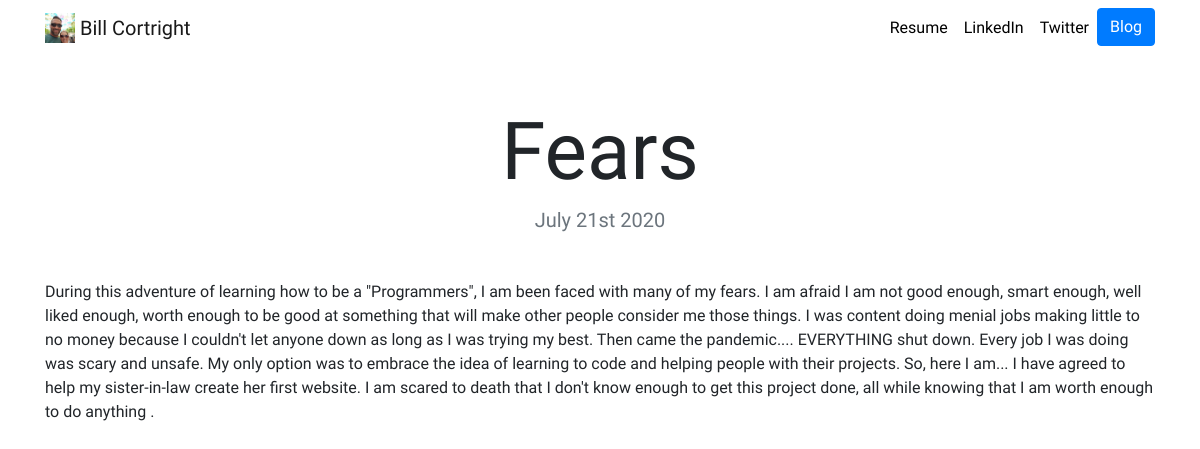
The page /blog/6/ on the database its author committed.
### blog/models.py (models this page shows, shortened)
class Blog(models.Model):
    title = models.CharField(max_length=200)
    description = models.TextField()
    date = models.DateField()

### blog/views.py (the view)
# urls.py: path('<int:blog_id>/', views.detail, name='detail'),
def detail(request, blog_id):
    blog = get_object_or_404(Blog, pk=blog_id)
    return render(request, 'blog/detail.html', {'blog':blog})

### blog/templates/blog/detail.html
{% extends "portfolio/base.html" %}
{% load static %}
{% block content %}
<h1 class="text-center mt-5" id="blogdetailtitle">{{ blog.title }}</h1>
<h5 class="text-center text-muted mb-5">{{ blog.date|date:'F jS Y' }}</h5>
{{ blog.description|safe }}
{% endblock %}

### portfolio/static/portfolio/custom.css (style rules this page uses)
body { font-family: 'Amatic SC', cursive; }
@media (min-width: 992px) { #blogdetailtitle { font-size: 5rem; } }

### rows shown on the page
Blog: title "Fears", date "July 21st 2020", description "During this adventure of learning how to be a \"Programmers\", I am been faced with many of my fears. I am afraid I am not good enough, smart enough, well liked enough, worth enough to be good at something that will make other people consider me those things. I was content doing menial jobs making little to no money because I couldn't let anyone down as long as I was trying my best. Then came the pandemic.... EVERYTHING shut down. Every job I was doing was scary and unsafe. My only option was to embrace the idea of learning to code and helping people with their projects. So, here I am... I have agreed to help my sister-in-law create her first website. I am scared to death that I don't know…"
